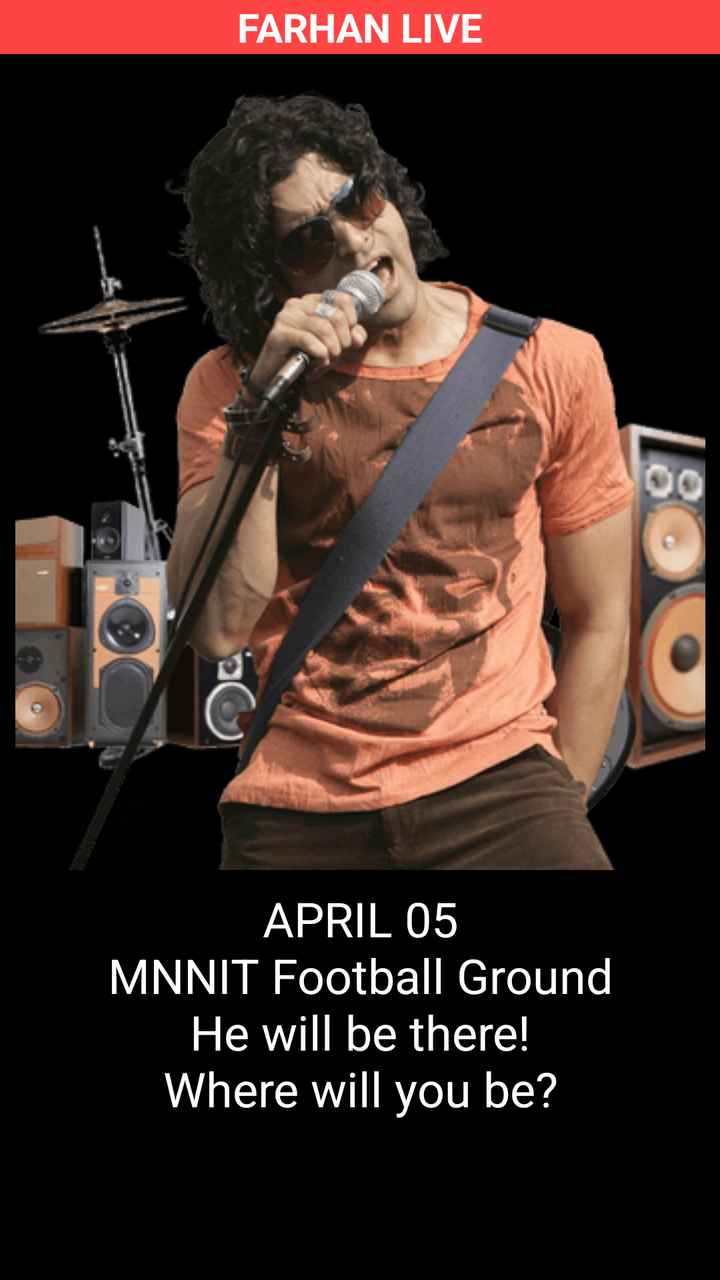
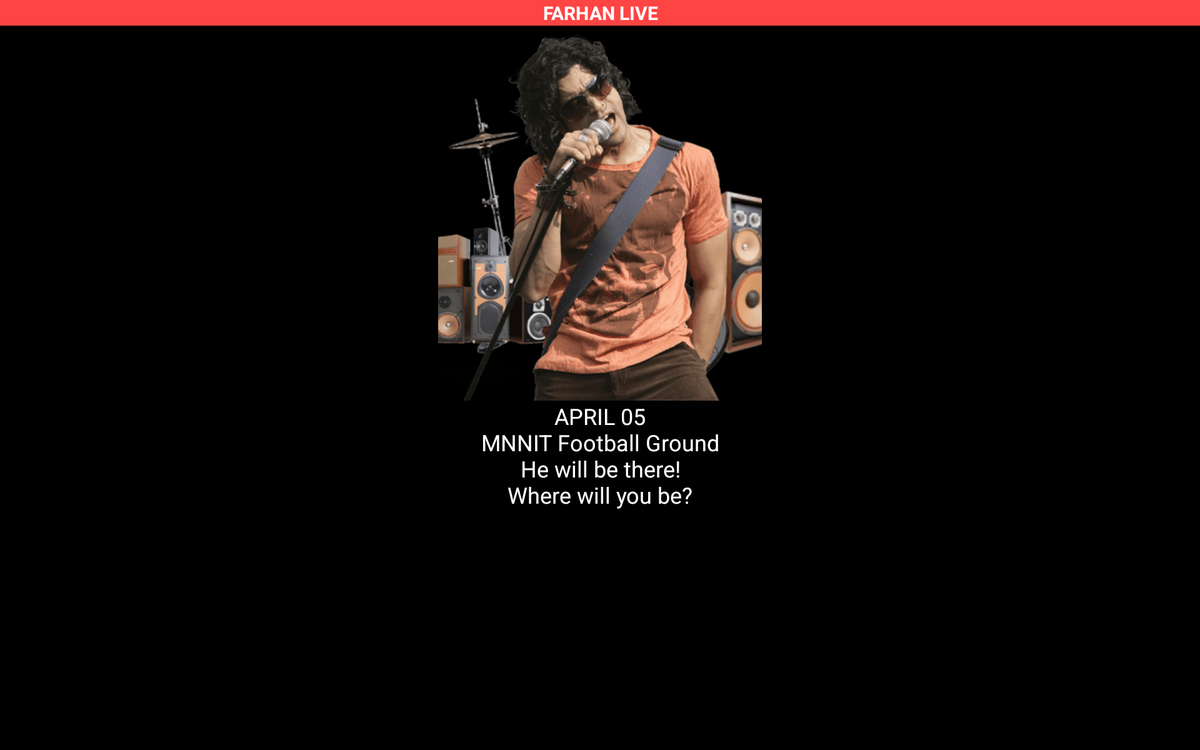

Two renders of one Android screen. The first uses the default layout on a phone; the second uses the alternative layout the repository ships for a different screen configuration, on a matching device. The two XML files are below.
<!-- AndroidManifest.xml: application theme CulravTheme -->
<!-- res/layout/activity_nites_pro_nite.xml -->
<?xml version="1.0" encoding="utf-8"?>
<LinearLayout xmlns:android="http://schemas.android.com/apk/res/android"
    android:layout_width="match_parent"
    android:layout_height="match_parent"
    android:orientation="vertical"
    android:background="@android:color/background_dark" >
    
    <TextView        
        android:layout_width="match_parent"
        android:layout_height="wrap_content"
        android:gravity="center"
        android:textColor="@android:color/white"
        android:background="@color/holo_red_light"        
        android:textSize="20sp"
        android:textAllCaps="true"
        android:textStyle="bold"
        android:text="@string/nite_title_farhan" />
         	
    <ScrollView
        android:layout_width="match_parent"
        android:layout_height="wrap_content"
        android:scrollbarStyle="outsideOverlay" >
        
        <LinearLayout
            android:layout_width="match_parent"
            android:layout_height="wrap_content"
            android:orientation="vertical"
            android:gravity="center_horizontal" >
            
            <ImageView
                android:layout_width="match_parent"
                android:layout_height="wrap_content"
                android:layout_marginTop="8dp"            
            	android:layout_marginBottom="8dp"            
            	android:background="@android:color/transparent"
            	android:scaleType="centerInside"
                android:src="@drawable/farhan"
                android:contentDescription="@string/nite_farhan_desc" />
            
            <TextView
                android:layout_width="match_parent"
                android:layout_height="wrap_content"
                android:gravity="center"
                android:textSize="24sp"
                android:textColor="@android:color/background_light"
                android:text="@string/nite_farhan_desc" />
        </LinearLayout>
    </ScrollView>
</LinearLayout>
<!-- resources referenced by this layout -->
<resources>
  <color name="holo_red_light">#ffff4444</color>
  <!-- drawable farhan: png bitmap (drawable, 61537 bytes) -->
  <string name="nite_farhan_desc">APRIL 05\nMNNIT Football Ground\nHe will be there!\nWhere will you be?</string>
  <string name="nite_title_farhan">Farhan Live</string>
  <!-- from res/values-v11/ -->
  <style name="CulravTheme" parent="CulravBaseTheme">
          <item name="android:actionBarStyle">@style/CulravActionBar</item>               
          <item name="android:actionBarTabStyle">@style/CulravActionBar.TabView</item>           
          <item name="android:actionBarTabTextStyle">@style/CulravActionBar.TabText</item>
          <item name="android:actionMenuTextColor">@color/holo_red_light</item>        
      </style>
  <!-- from res/values-v11/ -->
  <style name="CulravBaseTheme" parent="@style/Theme.AppCompat.Light">
          <item name="android:actionBarStyle">@style/CulravActionBar</item>
          <item name="android:splitMotionEvents">false</item>
      </style>
  <!-- from res/values-v11/ -->
  <style name="CulravActionBar" parent="@style/Widget.AppCompat.Light.ActionBar">
          <item name="android:background">@drawable/actionbar_background_noshadow</item>
          <item name="background">@drawable/actionbar_background_noshadow</item>
          <item name="android:titleTextStyle">@style/CulravActionBar.TitleText</item>
          <item name="titleTextStyle">@style/CulravActionBar.TitleText</item>
      </style>
  <!-- from res/values-v11/ -->
  <style name="CulravActionBar.TabView" parent="@style/Widget.AppCompat.ActionBar.TabView">
          <item name="background">@drawable/red_tab_indicator_holo</item>        
          <item name="android:background">@drawable/red_tab_indicator_holo</item>
  	</style>
  <!-- from res/values-v11/ -->
  <style name="CulravActionBar.TabText" parent="@style/Widget.AppCompat.ActionBar.TabText">
          <item name="android:textColor">@color/holo_red_light</item>
      </style>
  <!-- from res/values-v11/ -->
  <style name="CulravActionBar.TitleText" parent="@style/TextAppearance.AppCompat.Widget.ActionBar.Title">
          <item name="android:textColor">@color/holo_red_dark</item>        
      </style>
  <!-- drawable red_tab_indicator_holo (drawable) -->
  <?xml version="1.0" encoding="utf-8"?>
  <selector xmlns:android="http://schemas.android.com/apk/res/android">
      
      <item android:state_focused="false" android:state_selected="false" android:state_pressed="false" android:drawable="@drawable/appthemeredlight_tab_unselected_holo" />
      <item android:state_focused="false" android:state_selected="true"  android:state_pressed="false" android:drawable="@drawable/appthemeredlight_tab_selected_holo" />
  
      
      <item android:state_focused="true" android:state_selected="false" android:state_pressed="false" android:drawable="@drawable/appthemeredlight_tab_unselected_focused_holo" />
      <item android:state_focused="true" android:state_selected="true"  android:state_pressed="false" android:drawable="@drawable/appthemeredlight_tab_selected_focused_holo" />
  
      
      
      <item android:state_focused="false" android:state_selected="false" android:state_pressed="true" android:drawable="@drawable/appthemeredlight_tab_unselected_pressed_holo" />
      <item android:state_focused="false" android:state_selected="true"  android:state_pressed="true" android:drawable="@drawable/appthemeredlight_tab_selected_pressed_holo" />
  
      
      <item android:state_focused="true" android:state_selected="false" android:state_pressed="true" android:drawable="@drawable/appthemeredlight_tab_unselected_pressed_holo" />
      <item android:state_focused="true" android:state_selected="true"  android:state_pressed="true" android:drawable="@drawable/appthemeredlight_tab_selected_pressed_holo" />
  </selector>
  <color name="holo_red_dark">#ffcc0000</color>
</resources>
<!-- res/layout-sw720dp-land/activity_nites_pro_nite.xml (the repository's variant of the layout above) -->
<!-- drawn on a large tablet held sideways -->
<?xml version="1.0" encoding="utf-8"?>
<LinearLayout xmlns:android="http://schemas.android.com/apk/res/android"
    android:layout_width="match_parent"
    android:layout_height="match_parent"
    android:orientation="vertical"
    android:background="@android:color/background_dark" >
    
    <TextView        
        android:layout_width="match_parent"
        android:layout_height="wrap_content"
        android:gravity="center"
        android:textColor="@android:color/white"
        android:background="@color/holo_red_light"        
        android:textSize="20sp"
        android:textAllCaps="true"
        android:textStyle="bold"
        android:text="@string/nite_title_farhan" />
    
    <ScrollView
        android:layout_width="@dimen/layout_land_max_width"
    	android:layout_gravity="center_horizontal"
        android:layout_height="wrap_content"
        android:scrollbarStyle="outsideOverlay" >
        
        <TextView
            android:layout_width="match_parent"
            android:layout_height="wrap_content"
            android:gravity="center"
            android:drawableTop="@drawable/farhan"            
            android:textSize="24sp"
            android:textColor="@android:color/primary_text_dark"
            android:text="@string/nite_farhan_desc" />
	</ScrollView>
</LinearLayout>
<!-- resources referenced by the variant -->
<!-- as a large tablet held sideways resolves them -->
<resources>
  <color name="holo_red_light">#ffff4444</color>
  <!-- from res/values-sw720dp-land/ -->
  <dimen name="layout_land_max_width">600dp</dimen>
  <!-- drawable farhan: png bitmap (drawable, 61537 bytes) -->
  <string name="nite_farhan_desc">APRIL 05\nMNNIT Football Ground\nHe will be there!\nWhere will you be?</string>
  <string name="nite_title_farhan">Farhan Live</string>
  <!-- from res/values-v11/ -->
  <style name="CulravTheme" parent="CulravBaseTheme">
          <item name="android:actionBarStyle">@style/CulravActionBar</item>               
          <item name="android:actionBarTabStyle">@style/CulravActionBar.TabView</item>           
          <item name="android:actionBarTabTextStyle">@style/CulravActionBar.TabText</item>
          <item name="android:actionMenuTextColor">@color/holo_red_light</item>        
      </style>
  <!-- from res/values-v11/ -->
  <style name="CulravBaseTheme" parent="@style/Theme.AppCompat.Light">
          <item name="android:actionBarStyle">@style/CulravActionBar</item>
          <item name="android:splitMotionEvents">false</item>
      </style>
  <!-- from res/values-v11/ -->
  <style name="CulravActionBar" parent="@style/Widget.AppCompat.Light.ActionBar">
          <item name="android:background">@drawable/actionbar_background_noshadow</item>
          <item name="background">@drawable/actionbar_background_noshadow</item>
          <item name="android:titleTextStyle">@style/CulravActionBar.TitleText</item>
          <item name="titleTextStyle">@style/CulravActionBar.TitleText</item>
      </style>
  <!-- from res/values-v11/ -->
  <style name="CulravActionBar.TabView" parent="@style/Widget.AppCompat.ActionBar.TabView">
          <item name="background">@drawable/red_tab_indicator_holo</item>        
          <item name="android:background">@drawable/red_tab_indicator_holo</item>
  	</style>
  <!-- from res/values-v11/ -->
  <style name="CulravActionBar.TabText" parent="@style/Widget.AppCompat.ActionBar.TabText">
          <item name="android:textColor">@color/holo_red_light</item>
      </style>
  <!-- from res/values-v11/ -->
  <style name="CulravActionBar.TitleText" parent="@style/TextAppearance.AppCompat.Widget.ActionBar.Title">
          <item name="android:textColor">@color/holo_red_dark</item>        
      </style>
  <!-- drawable red_tab_indicator_holo (drawable) -->
  <?xml version="1.0" encoding="utf-8"?>
  <selector xmlns:android="http://schemas.android.com/apk/res/android">
      
      <item android:state_focused="false" android:state_selected="false" android:state_pressed="false" android:drawable="@drawable/appthemeredlight_tab_unselected_holo" />
      <item android:state_focused="false" android:state_selected="true"  android:state_pressed="false" android:drawable="@drawable/appthemeredlight_tab_selected_holo" />
  
      
      <item android:state_focused="true" android:state_selected="false" android:state_pressed="false" android:drawable="@drawable/appthemeredlight_tab_unselected_focused_holo" />
      <item android:state_focused="true" android:state_selected="true"  android:state_pressed="false" android:drawable="@drawable/appthemeredlight_tab_selected_focused_holo" />
  
      
      
      <item android:state_focused="false" android:state_selected="false" android:state_pressed="true" android:drawable="@drawable/appthemeredlight_tab_unselected_pressed_holo" />
      <item android:state_focused="false" android:state_selected="true"  android:state_pressed="true" android:drawable="@drawable/appthemeredlight_tab_selected_pressed_holo" />
  
      
      <item android:state_focused="true" android:state_selected="false" android:state_pressed="true" android:drawable="@drawable/appthemeredlight_tab_unselected_pressed_holo" />
      <item android:state_focused="true" android:state_selected="true"  android:state_pressed="true" android:drawable="@drawable/appthemeredlight_tab_selected_pressed_holo" />
  </selector>
  <color name="holo_red_dark">#ffcc0000</color>
</resources>
